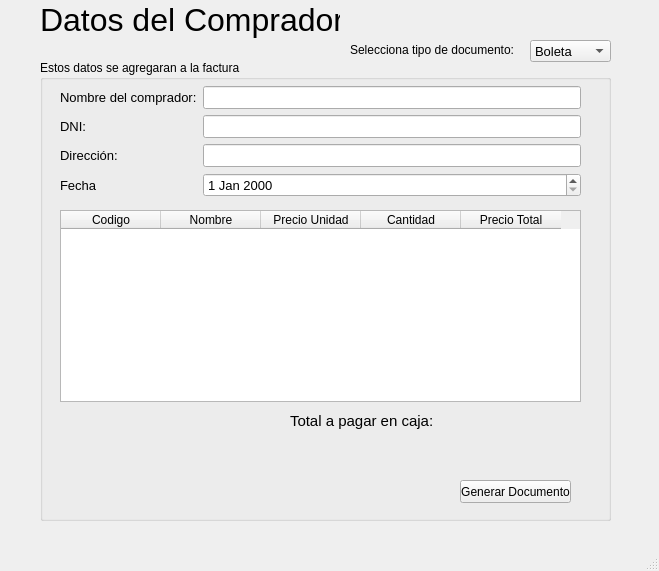
<?xml version="1.0" encoding="UTF-8"?>
<ui version="4.0">
 <class>MainWindow</class>
 <widget class="QMainWindow" name="MainWindow">
  <property name="geometry">
   <rect>
    <x>0</x>
    <y>0</y>
    <width>659</width>
    <height>571</height>
   </rect>
  </property>
  <property name="minimumSize">
   <size>
    <width>659</width>
    <height>0</height>
   </size>
  </property>
  <property name="maximumSize">
   <size>
    <width>659</width>
    <height>16777215</height>
   </size>
  </property>
  <property name="windowTitle">
   <string>MainWindow</string>
  </property>
  <widget class="QWidget" name="centralwidget">
   <widget class="QComboBox" name="tipoDocumento">
    <property name="geometry">
     <rect>
      <x>530</x>
      <y>40</y>
      <width>81</width>
      <height>22</height>
     </rect>
    </property>
    <property name="font">
     <font>
      <pointsize>10</pointsize>
     </font>
    </property>
    <item>
     <property name="text">
      <string>Boleta</string>
     </property>
    </item>
    <item>
     <property name="text">
      <string>Factura</string>
     </property>
    </item>
   </widget>
   <widget class="QGroupBox" name="groupBox">
    <property name="geometry">
     <rect>
      <x>40</x>
      <y>60</y>
      <width>571</width>
      <height>461</height>
     </rect>
    </property>
    <property name="title">
     <string>Estos datos se agregaran a la factura</string>
    </property>
    <widget class="QWidget" name="formLayoutWidget_2">
     <property name="geometry">
      <rect>
       <x>20</x>
       <y>20</y>
       <width>521</width>
       <height>121</height>
      </rect>
     </property>
     <layout class="QFormLayout" name="formLayout_2">
      <property name="sizeConstraint">
       <enum>QLayout::SetDefaultConstraint</enum>
      </property>
      <property name="horizontalSpacing">
       <number>6</number>
      </property>
      <property name="topMargin">
       <number>6</number>
      </property>
      <item row="0" column="0">
       <widget class="QLabel" name="label_3">
        <property name="font">
         <font>
          <pointsize>10</pointsize>
         </font>
        </property>
        <property name="text">
         <string>Nombre del comprador:</string>
        </property>
       </widget>
      </item>
      <item row="0" column="1">
       <widget class="QLineEdit" name="nombreDocumento">
        <property name="font">
         <font>
          <pointsize>10</pointsize>
         </font>
        </property>
       </widget>
      </item>
      <item row="1" column="0">
       <widget class="QLabel" name="documentoLabel">
        <property name="font">
         <font>
          <pointsize>10</pointsize>
         </font>
        </property>
        <property name="text">
         <string>DNI:</string>
        </property>
       </widget>
      </item>
      <item row="1" column="1">
       <widget class="QLineEdit" name="numeroDocumento">
        <property name="font">
         <font>
          <pointsize>10</pointsize>
         </font>
        </property>
       </widget>
      </item>
      <item row="2" column="0">
       <widget class="QLabel" name="label_6">
        <property name="font">
         <font>
          <pointsize>10</pointsize>
         </font>
        </property>
        <property name="text">
         <string>Dirección:</string>
        </property>
       </widget>
      </item>
      <item row="2" column="1">
       <widget class="QLineEdit" name="direccionDocumento">
        <property name="font">
         <font>
          <pointsize>10</pointsize>
         </font>
        </property>
       </widget>
      </item>
      <item row="3" column="0">
       <widget class="QLabel" name="fechaLabel_2">
        <property name="font">
         <font>
          <pointsize>10</pointsize>
         </font>
        </property>
        <property name="text">
         <string>Fecha</string>
        </property>
       </widget>
      </item>
      <item row="3" column="1">
       <widget class="QDateEdit" name="fechaDocumento">
        <property name="font">
         <font>
          <pointsize>10</pointsize>
         </font>
        </property>
       </widget>
      </item>
     </layout>
    </widget>
    <widget class="QTableWidget" name="tablaVenta">
     <property name="geometry">
      <rect>
       <x>20</x>
       <y>150</y>
       <width>521</width>
       <height>192</height>
      </rect>
     </property>
     <property name="editTriggers">
      <set>QAbstractItemView::AnyKeyPressed|QAbstractItemView::EditKeyPressed</set>
     </property>
     <column>
      <property name="text">
       <string>Codigo</string>
      </property>
     </column>
     <column>
      <property name="text">
       <string>Nombre</string>
      </property>
     </column>
     <column>
      <property name="text">
       <string>Precio Unidad</string>
      </property>
     </column>
     <column>
      <property name="text">
       <string>Cantidad</string>
      </property>
     </column>
     <column>
      <property name="text">
       <string>Precio Total</string>
      </property>
     </column>
    </widget>
    <widget class="QPushButton" name="generarDocumento">
     <property name="geometry">
      <rect>
       <x>420</x>
       <y>420</y>
       <width>111</width>
       <height>23</height>
      </rect>
     </property>
     <property name="text">
      <string>Generar Documento</string>
     </property>
    </widget>
    <widget class="QLabel" name="label">
     <property name="geometry">
      <rect>
       <x>250</x>
       <y>350</y>
       <width>151</width>
       <height>21</height>
      </rect>
     </property>
     <property name="font">
      <font>
       <pointsize>11</pointsize>
      </font>
     </property>
     <property name="text">
      <string>Total a pagar en caja:</string>
     </property>
    </widget>
    <widget class="QLabel" name="totalCobro">
     <property name="geometry">
      <rect>
       <x>420</x>
       <y>350</y>
       <width>101</width>
       <height>21</height>
      </rect>
     </property>
     <property name="font">
      <font>
       <pointsize>12</pointsize>
       <weight>75</weight>
       <bold>true</bold>
      </font>
     </property>
     <property name="text">
      <string/>
     </property>
    </widget>
   </widget>
   <widget class="QLabel" name="labelTitulo">
    <property name="geometry">
     <rect>
      <x>40</x>
      <y>0</y>
      <width>300</width>
      <height>39</height>
     </rect>
    </property>
    <property name="font">
     <font>
      <pointsize>24</pointsize>
      <weight>50</weight>
      <bold>false</bold>
     </font>
    </property>
    <property name="text">
     <string>Datos del Comprador</string>
    </property>
   </widget>
   <widget class="QLabel" name="label_2">
    <property name="geometry">
     <rect>
      <x>350</x>
      <y>40</y>
      <width>171</width>
      <height>20</height>
     </rect>
    </property>
    <property name="font">
     <font>
      <pointsize>9</pointsize>
     </font>
    </property>
    <property name="text">
     <string>Selecciona tipo de documento:</string>
    </property>
   </widget>
  </widget>
  <widget class="QMenuBar" name="menubar">
   <property name="geometry">
    <rect>
     <x>0</x>
     <y>0</y>
     <width>659</width>
     <height>21</height>
    </rect>
   </property>
  </widget>
  <widget class="QStatusBar" name="statusbar"/>
 </widget>
 <resources/>
 <connections/>
</ui>
